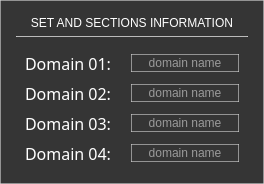
             <widget class="QFrame" name="frame_32">
              <property name="styleSheet">
               <string notr="true">background-color: rgb(53, 53, 53);
border: 1px solid rgba(214, 214, 214, 150);
color: rgb(255, 255, 255);</string>
              </property>
              <property name="frameShape">
               <enum>QFrame::Shape::StyledPanel</enum>
              </property>
              <property name="frameShadow">
               <enum>QFrame::Shadow::Raised</enum>
              </property>
              <layout class="QVBoxLayout" name="verticalLayout_22">
               <property name="leftMargin">
                <number>15</number>
               </property>
               <property name="topMargin">
                <number>15</number>
               </property>
               <property name="rightMargin">
                <number>15</number>
               </property>
               <property name="bottomMargin">
                <number>9</number>
               </property>
               <item>
                <widget class="QLabel" name="label_34">
                 <property name="maximumSize">
                  <size>
                   <width>16777215</width>
                   <height>20</height>
                  </size>
                 </property>
                 <property name="styleSheet">
                  <string notr="true">border: 0px solid rgba(214, 214, 214, 150);</string>
                 </property>
                 <property name="text">
                  <string>SET AND SECTIONS INFORMATION</string>
                 </property>
                 <property name="alignment">
                  <set>Qt::AlignmentFlag::AlignCenter</set>
                 </property>
                </widget>
               </item>
               <item>
                <widget class="Line" name="line_7">
                 <property name="maximumSize">
                  <size>
                   <width>16777215</width>
                   <height>1</height>
                  </size>
                 </property>
                 <property name="orientation">
                  <enum>Qt::Orientation::Horizontal</enum>
                 </property>
                </widget>
               </item>
               <item>
                <widget class="QFrame" name="frame_33">
                 <property name="maximumSize">
                  <size>
                   <width>16777215</width>
                   <height>16777215</height>
                  </size>
                 </property>
                 <property name="styleSheet">
                  <string notr="true">border: 0px solid;</string>
                 </property>
                 <property name="frameShape">
                  <enum>QFrame::Shape::StyledPanel</enum>
                 </property>
                 <property name="frameShadow">
                  <enum>QFrame::Shadow::Raised</enum>
                 </property>
                 <layout class="QHBoxLayout" name="horizontalLayout_9">
                  <property name="spacing">
                   <number>20</number>
                  </property>
                  <item>
                   <widget class="QFrame" name="frame_34">
                    <property name="font">
                     <font>
                      <pointsize>12</pointsize>
                     </font>
                    </property>
                    <property name="styleSheet">
                     <string notr="true">border: 0px;</string>
                    </property>
                    <property name="frameShape">
                     <enum>QFrame::Shape::StyledPanel</enum>
                    </property>
                    <property name="frameShadow">
                     <enum>QFrame::Shadow::Raised</enum>
                    </property>
                    <layout class="QVBoxLayout" name="verticalLayout_23">
                     <property name="spacing">
                      <number>7</number>
                     </property>
                     <property name="leftMargin">
                      <number>0</number>
                     </property>
                     <property name="topMargin">
                      <number>0</number>
                     </property>
                     <property name="rightMargin">
                      <number>0</number>
                     </property>
                     <property name="bottomMargin">
                      <number>0</number>
                     </property>
                     <item>
                      <widget class="QLabel" name="label_35">
                       <property name="font">
                        <font>
                         <family>Yu Gothic UI Semilight</family>
                         <pointsize>12</pointsize>
                        </font>
                       </property>
                       <property name="styleSheet">
                        <string notr="true">color: rgb(255, 255, 255);
border: 0px;</string>
                       </property>
                       <property name="text">
                        <string>Domain 01:</string>
                       </property>
                      </widget>
                     </item>
                     <item>
                      <widget class="QLabel" name="label_36">
                       <property name="font">
                        <font>
                         <family>Yu Gothic UI Semilight</family>
                         <pointsize>12</pointsize>
                        </font>
                       </property>
                       <property name="styleSheet">
                        <string notr="true">color: rgb(255, 255, 255);
border: 0px;</string>
                       </property>
                       <property name="text">
                        <string>Domain 02:</string>
                       </property>
                      </widget>
                     </item>
                     <item>
                      <widget class="QLabel" name="label_37">
                       <property name="font">
                        <font>
                         <family>Yu Gothic UI Semilight</family>
                         <pointsize>12</pointsize>
                        </font>
                       </property>
                       <property name="styleSheet">
                        <string notr="true">color: rgb(255, 255, 255);
border: 0px;</string>
                       </property>
                       <property name="text">
                        <string>Domain 03:</string>
                       </property>
                      </widget>
                     </item>
                     <item>
                      <widget class="QLabel" name="label_38">
                       <property name="font">
                        <font>
                         <family>Yu Gothic UI Semilight</family>
                         <pointsize>12</pointsize>
                        </font>
                       </property>
                       <property name="styleSheet">
                        <string notr="true">color: rgb(255, 255, 255);
border: 0px;</string>
                       </property>
                       <property name="text">
                        <string>Domain 04:</string>
                       </property>
                      </widget>
                     </item>
                    </layout>
                   </widget>
                  </item>
                  <item>
                   <widget class="QFrame" name="frame_35">
                    <property name="styleSheet">
                     <string notr="true">QFrame{
border: 0px solid rgba(214, 214, 214, 150);
}

QLineEdit{
border: 1px solid rgba(214, 214, 214, 150);
color: rgb(255, 255, 255);
}</string>
                    </property>
                    <property name="frameShape">
                     <enum>QFrame::Shape::StyledPanel</enum>
                    </property>
                    <property name="frameShadow">
                     <enum>QFrame::Shadow::Raised</enum>
                    </property>
                    <layout class="QVBoxLayout" name="verticalLayout_24">
                     <property name="spacing">
                      <number>10</number>
                     </property>
                     <property name="leftMargin">
                      <number>0</number>
                     </property>
                     <property name="topMargin">
                      <number>0</number>
                     </property>
                     <property name="rightMargin">
                      <number>0</number>
                     </property>
                     <property name="bottomMargin">
                      <number>0</number>
                     </property>
                     <item>
                      <widget class="QLineEdit" name="lineEdit_25">
                       <property name="text">
                        <string/>
                       </property>
                       <property name="alignment">
                        <set>Qt::AlignmentFlag::AlignCenter</set>
                       </property>
                       <property name="placeholderText">
                        <string>domain name</string>
                       </property>
                      </widget>
                     </item>
                     <item>
                      <widget class="QLineEdit" name="lineEdit_26">
                       <property name="text">
                        <string/>
                       </property>
                       <property name="alignment">
                        <set>Qt::AlignmentFlag::AlignCenter</set>
                       </property>
                       <property name="placeholderText">
                        <string>domain name</string>
                       </property>
                      </widget>
                     </item>
                     <item>
                      <widget class="QLineEdit" name="lineEdit_27">
                       <property name="text">
                        <string/>
                       </property>
                       <property name="alignment">
                        <set>Qt::AlignmentFlag::AlignCenter</set>
                       </property>
                       <property name="placeholderText">
                        <string>domain name</string>
                       </property>
                      </widget>
                     </item>
                     <item>
                      <widget class="QLineEdit" name="lineEdit_28">
                       <property name="text">
                        <string/>
                       </property>
                       <property name="alignment">
                        <set>Qt::AlignmentFlag::AlignCenter</set>
                       </property>
                       <property name="placeholderText">
                        <string>domain name</string>
                       </property>
                      </widget>
                     </item>
                    </layout>
                   </widget>
                  </item>
                 </layout>
                </widget>
               </item>
              </layout>
             </widget>
